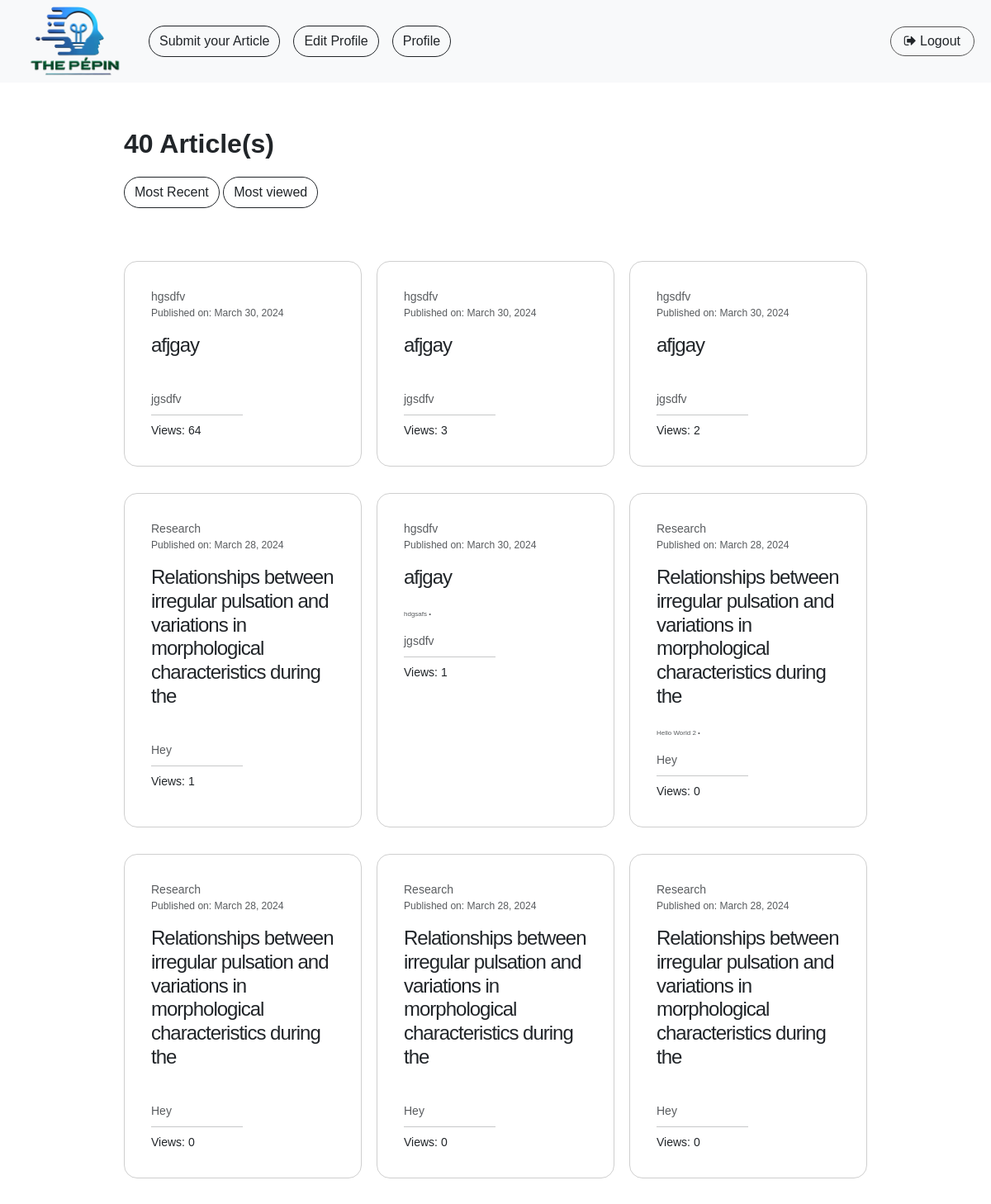
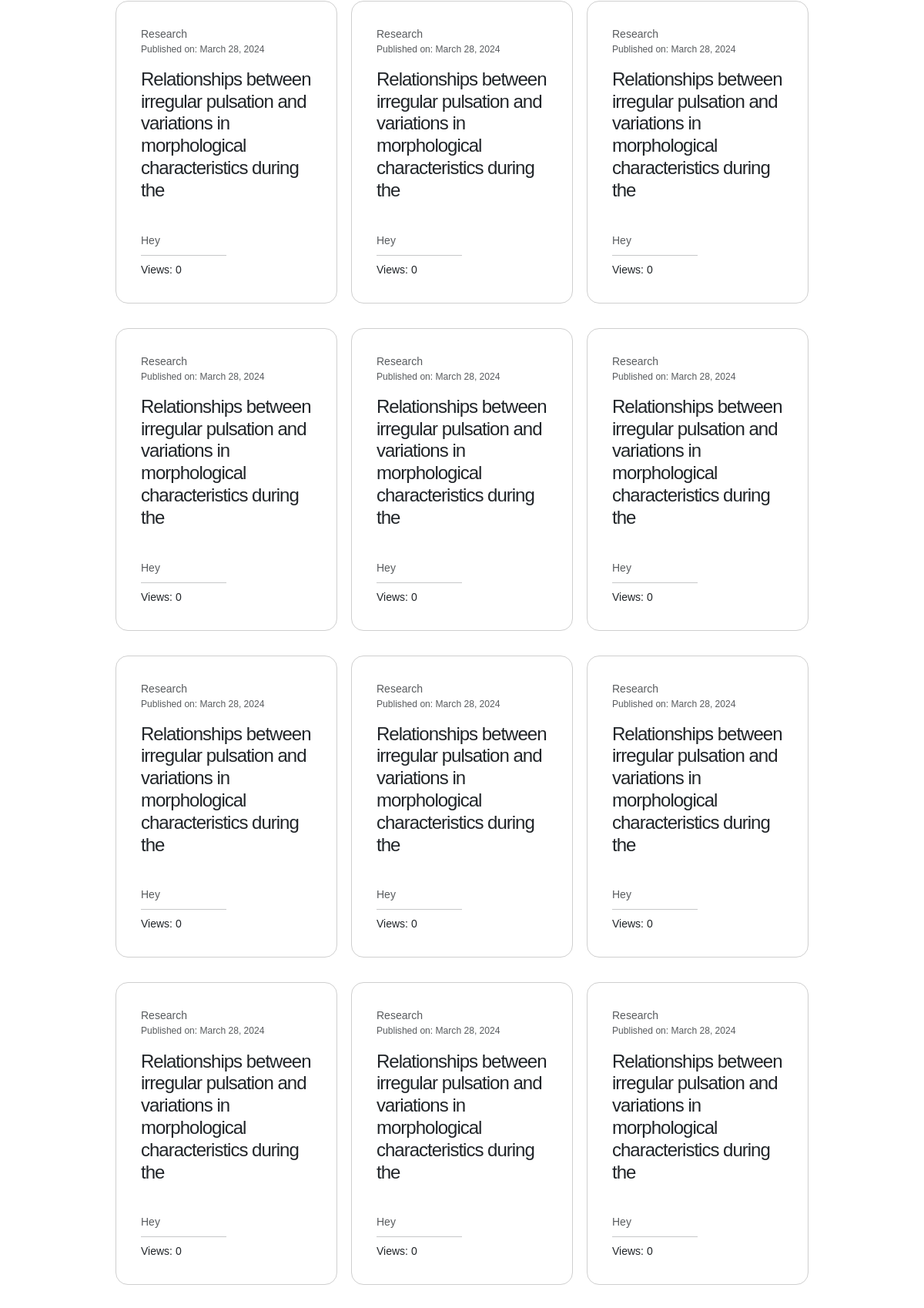
The page /?sort=viewed (signed in, upper part) on the database its author committed (2 pictures, top to bottom).
### base/models.py (models this page shows, shortened)
class Article(models.Model):
    title = models.CharField(max_length=255)
    user = models.ForeignKey('User', on_delete=models.CASCADE, related_name='articleUser', blank=False)
    article_type = models.ForeignKey('ArticleType', on_delete=models.CASCADE, related_name='articlestype', blank=True)
    resources = models.ManyToManyField('Resources', related_name='articles', blank=True)
    description = models.TextField()
    disclaimer = models.TextField(blank=True)
    copyright = models.TextField(blank=True)
    reviewed_by = models.ForeignKey(User, on_delete=models.CASCADE, related_name='reviewed_articles', blank=True, null=True)
    edited_by = models.ForeignKey(User, on_delete=models.CASCADE, related_name='edited_articles', blank=True, null=True)
    received_date = models.DateField(blank=True, null=True, auto_now_add=True)
    accepted_date = models.DateField(blank=True, null=True)
    published_date = models.DateField(blank=True, null=True, auto_now_add=True)
    keywords = models.ManyToManyField('Keyword', related_name='articles', blank=True)
    institution = models.ForeignKey('Institution', related_name='institution_articles', on_delete=models.CASCADE, blank=True)
    views=  models.PositiveIntegerField(null=False, blank=False, default=0)

class ArticleType(models.Model):
    name = models.CharField(max_length=100, unique=True)
    def __str__(self) -> str:
        return self.name

class Institution(models.Model):
    name = models.CharField(max_length=255)
    def __str__(self) -> str:
        return self.name

class Keyword(models.Model):
    name = models.CharField(max_length=100, unique=True)

### base/views.py (the view)
# urls.py: path('', views.homepage_view, name="homepage_view"),
def homepage_view(request):
    all_articles = None
    sort = request.GET.get('sort') if request.GET.get('sort') != None else 'recent'
    if sort=='recent':
        all_articles = Article.objects.all().order_by('-published_date')
    elif sort=='viewed':
        all_articles = Article.objects.all().order_by('-views')
    context = {
        'all_articles':all_articles,
    }
    return render(request, 'base/homepage.html', context)

### templates/base/homepage.html (shortened to what this page needs)
{% extends "base/base.html" %}
{% block content %}
<div class="main_all_articles w-75 mx-auto my-5">
<span class="fw-bold fs-2 ariel">{{all_articles|length}} Article(s)</span>
<div class="all_filters mt-3">
    <div class="left_filters">
        <a class="btn active rounded-pill" href="{% url 'homepage_view' %}?sort=recent">Most Recent</a>
        <a class="btn active rounded-pill" href="{% url 'homepage_view' %}?sort=viewed">Most viewed</a>
    </div>
</div>
<div class="all_articles_container my-5">
    {% for article in all_articles %}
    <a class="article_card text-dark no_underline" href="{% url 'article_view' article.id %}">
        <small class="my-0 text-muted">{{article.article_type}}</small>
        <small class="text-muted published_date_of_article">Published on: {{article.published_date}}</small>
        <span class="h4 art__headline">{{article.title | slice:"0:100" }}</span>
        <small class="article_keywords text-muted">
            {% for keyword in article.keywords.all|slice:":6" %}
                {{ keyword.name }} •
            {% endfor %}
        </small>
        <small class="my-0 text-muted">{{article.institution}}</small>
        <hr class="my-2 w-50">
        <small class="my-0">Views: {{article.views}}</small>
    </a>
    {% endfor %}
</div>
</div>
{% endblock content %}

### static/base/css/style.css (style rules this page uses)
:root { --grey-color: rgb(85, 85, 85); --lgrey-color:rgb(230, 230, 230); --green-color: #00ab50; --light-blue-color: rgb(48, 205, 253); --dark-blue-color: #3578E4; }
body { font-family: "Dosis", sans-serif !important; font-optical-sizing: auto; font-weight: normal; font-style: normal; box-sizing: border-box; }
.ariel { font-family: Helvetica, Verdana, Arial, sans-serif !important; }
.no_underline { text-decoration: none; }
.article_card { display: flex; flex-direction: column; justify-content: flex-start; max-width: 18rem; }
.article_card>* { margin: 1rem 0; }
.article_card .article_keywords { font-size: 0.5rem; }
.all_articles_container { display: flex; justify-content: space-between; align-items: stretch; flex-wrap: wrap; }
.article_card { cursor: pointer; border: 1px solid rgb(207, 207, 207); border-radius: 1rem; padding: 2rem 2rem; margin: 1rem 0; width: 18rem; }
.article_card .published_date_of_article { margin-bottom: 1rem; margin-top:0; font-size: 0.756rem; }
.article_card .art__headline { letter-spacing:-1px; }

### rows shown on the page
Article: article_type "hgsdfv", published_date "March 30, 2024", title "afjgay", institution "jgsdfv", views "64"
Article: article_type "hgsdfv", published_date "March 30, 2024", title "afjgay", institution "jgsdfv", views "3"
Article: article_type "hgsdfv", published_date "March 30, 2024", title "afjgay", institution "jgsdfv", views "2"
Article: article_type "Research", published_date "March 28, 2024", title "Relationships between irregular pulsation and variations in morphological characteristics during the", institution "Hey", views "1"
Article: article_type "hgsdfv", published_date "March 30, 2024", title "afjgay", institution "jgsdfv", views "1"
Keyword: name "hdgsafs"
Article: article_type "Research", published_date "March 28, 2024", title "Relationships between irregular pulsation and variations in morphological characteristics during the", institution "Hey", views "0"
Keyword: name "Hello World 2"
Article: article_type "Research", published_date "March 28, 2024", title "Relationships between irregular pulsation and variations in morphological characteristics during the", institution "Hey", views "0"
Article: article_type "Research", published_date "March 28, 2024", title "Relationships between irregular pulsation and variations in morphological characteristics during the", institution "Hey", views "0"
Article: article_type "Research", published_date "March 28, 2024", title "Relationships between irregular pulsation and variations in morphological characteristics during the", institution "Hey", views "0"
Article: article_type "Research", published_date "March 28, 2024", title "Relationships between irregular pulsation and variations in morphological characteristics during the", institution "Hey", views "0"
Article: article_type "Research", published_date "March 28, 2024", title "Relationships between irregular pulsation and variations in morphological characteristics during the", institution "Hey", views "0"
Article: article_type "Research", published_date "March 28, 2024", title "Relationships between irregular pulsation and variations in morphological characteristics during the", institution "Hey", views "0"
Article: article_type "Research", published_date "March 28, 2024", title "Relationships between irregular pulsation and variations in morphological characteristics during the", institution "Hey", views "0"
Article: article_type "Research", published_date "March 28, 2024", title "Relationships between irregular pulsation and variations in morphological characteristics during the", institution "Hey", views "0"
Article: article_type "Research", published_date "March 28, 2024", title "Relationships between irregular pulsation and variations in morphological characteristics during the", institution "Hey", views "0"
Article: article_type "Research", published_date "March 28, 2024", title "Relationships between irregular pulsation and variations in morphological characteristics during the", institution "Hey", views "0"
Article: article_type "Research", published_date "March 28, 2024", title "Relationships between irregular pulsation and variations in morphological characteristics during the", institution "Hey", views "0"
Article: article_type "Research", published_date "March 28, 2024", title "Relationships between irregular pulsation and variations in morphological characteristics during the", institution "Hey", views "0"
Article: article_type "Research", published_date "March 28, 2024", title "Relationships between irregular pulsation and variations in morphological characteristics during the", institution "Hey", views "0"
Article: article_type "Research", published_date "March 28, 2024", title "Relationships between irregular pulsation and variations in morphological characteristics during the", institution "Hey", views "0"
Article: article_type "Research", published_date "March 28, 2024", title "Relationships between irregular pulsation and variations in morphological characteristics during the", institution "Hey", views "0"

### other values the page prints
{{ all_articles|length }} "40"
